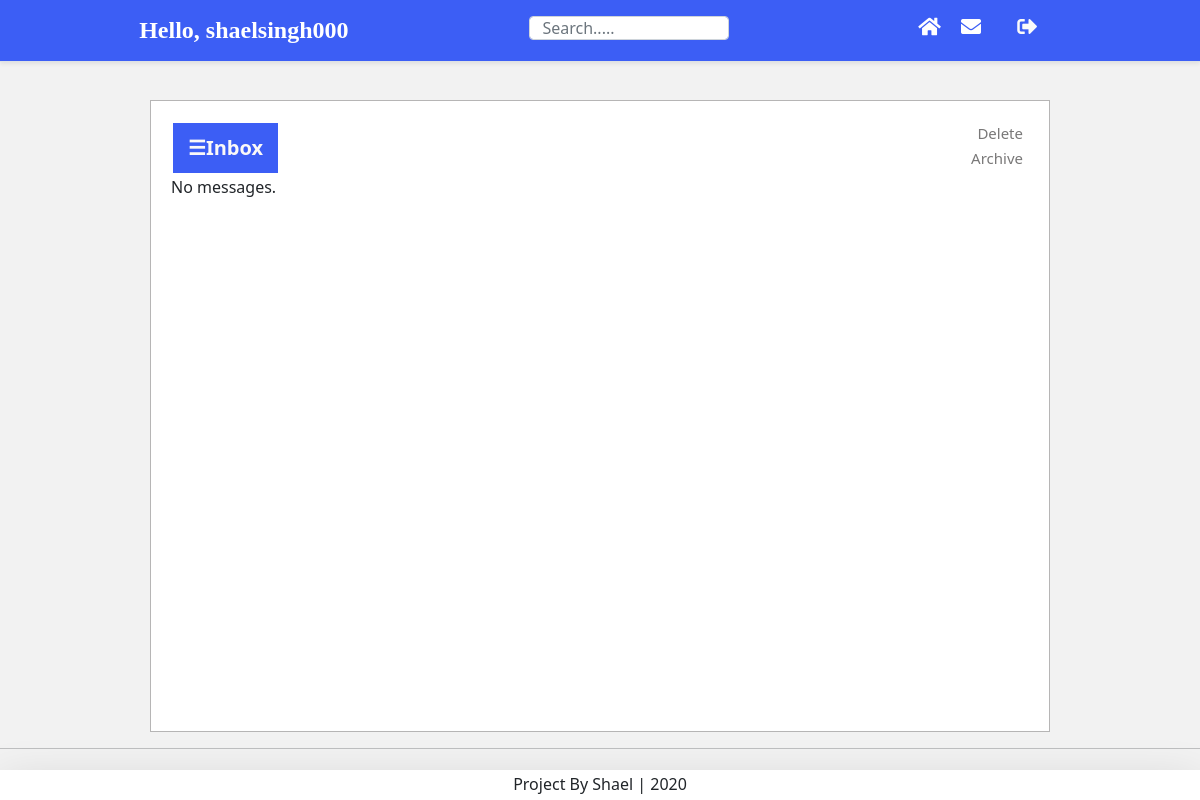
Before: /messages/inbox/ (signed in) with the older database file.
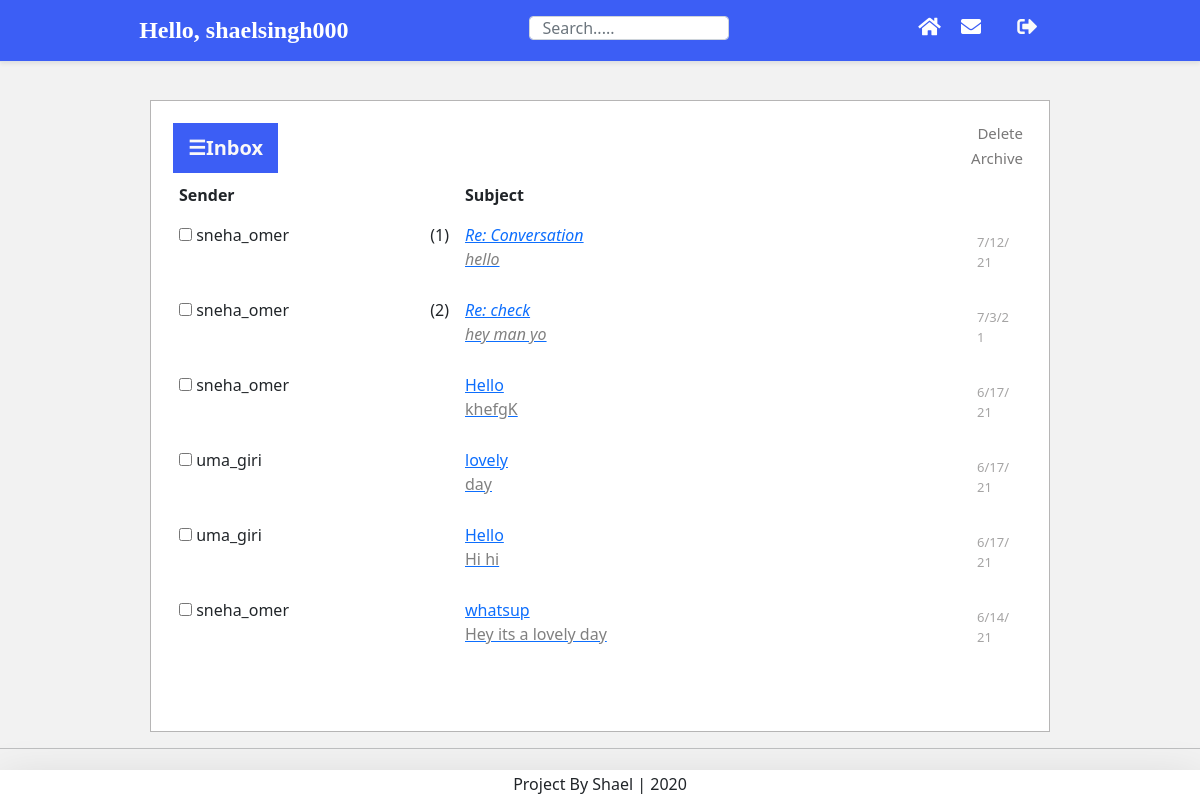
After: the same page with the newer database file.
### postman/models.py (models this page shows, shortened)
class Message(models.Model):
    SUBJECT_MAX_LENGTH = 120
    subject = models.CharField(_("subject"), max_length=SUBJECT_MAX_LENGTH,default="Conversation")
    body = models.TextField(_("body"), blank=True)
    sender = models.ForeignKey(settings.AUTH_USER_MODEL, on_delete=models.CASCADE, related_name='sent_messages',
        null=True, blank=True, verbose_name=_("sender"))
    recipient = models.ForeignKey(settings.AUTH_USER_MODEL, on_delete=models.CASCADE, related_name='received_messages',
        null=True, blank=True, verbose_name=_("recipient"))
    email = models.EmailField(_("visitor"), blank=True)  # instead of either sender or recipient, for an AnonymousUser
    parent = models.ForeignKey('self', on_delete=models.CASCADE, related_name='next_messages',
        null=True, blank=True, verbose_name=_("parent message"))
    thread = models.ForeignKey('self', on_delete=models.CASCADE, related_name='child_messages',
        null=True, blank=True, verbose_name=_("root message"))
    sent_at = models.DateTimeField(_("sent at"), default=now)
    read_at = models.DateTimeField(_("read at"), null=True, blank=True)
    replied_at = models.DateTimeField(_("replied at"), null=True, blank=True)
    sender_archived = models.BooleanField(_("archived by sender"), default=False)
    recipient_archived = models.BooleanField(_("archived by recipient"), default=False)
    sender_deleted_at = models.DateTimeField(_("deleted by sender at"), null=True, blank=True)
    recipient_deleted_at = models.DateTimeField(_("deleted by recipient at"), null=True, blank=True)
    moderation_status = models.CharField(_("status"), max_length=1, choices=STATUS_CHOICES, default=STATUS_PENDING)
    moderation_by = models.ForeignKey(settings.AUTH_USER_MODEL, on_delete=models.CASCADE, related_name='moderated_messages',
        null=True, blank=True, verbose_name=_("moderator"))
    moderation_date = models.DateTimeField(_("moderated at"), null=True, blank=True)
    moderation_reason = models.CharField(_("rejection reason"), max_length=120, blank=True)
    objects = MessageManager()
    class Meta:
        verbose_name = _("message")
        verbose_name_plural = _("messages")
        ordering = ['-sent_at', '-id']
    @property
    def is_new(self):
        return self.read_at is None
    @property
    def is_replied(self):
        return self.replied_at is not None
    def admin_sender(self):
        """
        Return the sender either as a username or as a plain email.
        Designed for the Admin site.

        """
        if self.sender:
            return str(self.sender)
        else:
            return '<{0}>'.format(self.email)
    admin_sender.short_description = _("sender")
    admin_sender.admin_order_field = 'sender'
    clear_sender = property(admin_sender)
    @property
    def obfuscated_sender(self):
        if self.sender:
            return get_user_representation(self.sender)
        else:
            return self._obfuscated_email()
    def admin_recipient(self):
        """
        Return the recipient either as a username or as a plain email.
        Designed for the Admin site.

        """
        if self.recipient:
            return str(self.recipient)
        else:
            return '<{0}>'.format(self.email)
    admin_recipient.short_description = _("recipient")
    admin_recipient.admin_order_field = 'recipient'
    clear_recipient = property(admin_recipient)

### account/models.py (models this page shows, shortened)
class Account(AbstractBaseUser):
    email               = models.EmailField(verbose_name="email",max_length=60,unique=True)
    username            = models.CharField(max_length=30, unique=True)
    bio                 = models.TextField(max_length=500, default=" ")
    date_joined         = models.DateTimeField(verbose_name="date joined",  auto_now_add =True)
    date_joined         = models.DateTimeField(verbose_name="last login", auto_now_add = True)
    is_admin            = models.BooleanField(default=False)
    is_active           = models.BooleanField(default=True)
    is_staff            = models.BooleanField(default=False)
    is_superuser        = models.BooleanField(default=False)
    objects = MyAccountManager()
    USERNAME_FIELD = 'email'
    REQUIRED_FIELDS = ['username']
    def __str__(self):
        return self.email

### postman/views.py (the view)
class InboxView(FolderMixin, TemplateView):
    folder_name = 'inbox'
    view_name = 'inbox'
    template_name = 'postman/inbox.html'

### postman/models.py (called while the page is built)
def get_order_by(query_dict):
    if ORDER_BY_KEY in query_dict:
        code = query_dict[ORDER_BY_KEY]  # code may be uppercase or lowercase
        order_by_field = ORDER_BY_FIELDS.get(code.lower())
        if order_by_field:
            if code.isupper():
                order_by_field = '-' + order_by_field
            return order_by_field

def get_user_representation(user):
    show_user_as = getattr(settings, 'POSTMAN_SHOW_USER_AS', None)
    if isinstance(show_user_as, str):
        if '.' in show_user_as:
            mod_path, _, attr_name = show_user_as.rpartition('.')
            try:
                return force_str(getattr(import_module(mod_path), attr_name)(user))
            except:  # ImportError, AttributeError, TypeError (not callable)
                pass
        else:
            attr = getattr(user, show_user_as, None)
            if callable(attr):
                attr = attr()
            if attr:
                return force_str(attr)
    elif callable(show_user_as):
        try:
            return force_str(show_user_as(user))
        except:
            pass
    return force_str(user)  # default value, or in case of empty attribute or exception

### postman/templates/postman/inbox.html (shortened to what this page needs)
{% extends "postman/base_folder.html" %}
{% load i18n %}

### postman/templates/postman/base_folder.html (shortened to what this page needs)
{% extends "postman/base.html" %}
{% load i18n postman_tags %}{% load pagination_tags %}
{% block content %}
{% load avatar_tags %}
<div id="main">
   <button class="openbtn" onclick="openNav()">&#9776;Inbox</button>
<div class="tab2">
   <form action="{% block pm_form_action %}{% endblock %}" method="post">{% csrf_token %}
    {% block pm_form_buttons %}<span id="pm_buttons">
    {% block pm_delete_button %}<button type="submit" class="pm_btn pm_btn-delete" onclick="this.form.action='{% url 'postman:delete' %}'">{% trans "Delete" %}</button>{% endblock %}
    {% block pm_archive_button %}<button type="submit" class="pm_btn pm_btn-archive" onclick="this.form.action='{% url 'postman:archive' %}'">{% trans "Archive" %}</button>{% endblock %}
    </span>{% endblock %}
</div>
{% if invalid_page %}
<p>{% trans "Sorry, this page number is invalid." %}</p>
{% else %}
{% if pm_messages %}
<table id="pm_messages" class="table table-borderless">
 <thead>
  <tr>
      <th>{% trans "Sender" %}</th>
      <th>{% trans "Subject" %}</th>
  </tr>
</thead>
<tbody>
   {% for message in pm_messages %}
   <tr>
      <td><span>
          <input type="checkbox" {% if by_conversation and message.thread_id %}name="tpks" value="{{ message.thread_id }}"{% else %}name="pks" value="{{ message.pk }}"{% endif %}>
       {{ message.obfuscated_sender }}</span><span style="float: right;">{% if message.count %}({{ message.count }}){% endif %}</span></td>
      <td style="overflow: hidden;">{% if message.is_new %}<strong>{% endif %}{% if message.is_replied %}<em>{% endif %}
      {% block pm_subject %}
         <a href="{% if by_conversation and message.thread_id %}{% url 'postman:view_conversation' message.thread_id %}{% else %}{% url 'postman:view' message.pk %}{% endif %}?next={{ current_url|urlencode }}">
         {% include "postman/inc_subject_ex.html" %}</a>
      {% endblock %}
   {% if message.is_replied %}</em>{% endif %}
   {% if message.is_new %}</strong>{% endif %}</td>
   <td style="width: 50px;" class="pm_date">{{ message.sent_at|compact_date:_("g:i A,M j,n/j/y") }}</td>
  </tr>
  {% endfor %}
</tbody>
</table>
{% else %}
<p>{% trans "No messages." %}</p>
{% endif %}
{% endif %}
</div>
</div>
{% endblock content %}

### postman/templates/postman/inc_subject_ex.html (shortened to what this page needs)
{% load postman_tags %}{% with message.subject|truncatewords:5 as truncated_subject %}{{ truncated_subject }}
{% with truncated_subject|wordcount as subject_wc %}{% with 12|sub:subject_wc as wc %}{% if message.body and wc > 0 %} <br><span style="color: grey">{{ message.body|truncatewords:wc }}</span>{% endif %}{% endwith %}{% endwith %}{% endwith %}

Changed rows visible on the page:
added Message: obfuscated_sender "sneha_omer", count "1", subject "Re: Conversation", body "hello", sent_at|compact_date "7/12/21"
added Message: obfuscated_sender "sneha_omer", count "2", subject "Re: check", body "hey man yo", sent_at|compact_date "7/3/21"
added Message: obfuscated_sender "sneha_omer", subject "Hello", body "khefgK", sent_at|compact_date "6/17/21"
added Message: obfuscated_sender "uma_giri", subject "lovely", body "day", sent_at|compact_date "6/17/21"
added Message: obfuscated_sender "uma_giri", subject "Hello", body "Hi hi", sent_at|compact_date "6/17/21"
added Message: obfuscated_sender "sneha_omer", subject "whatsup", body "Hey its a lovely day", sent_at|compact_date "6/14/21"
Other visible differences:
text no longer shown: "No messages."
text now shown: "Sender Subject"
